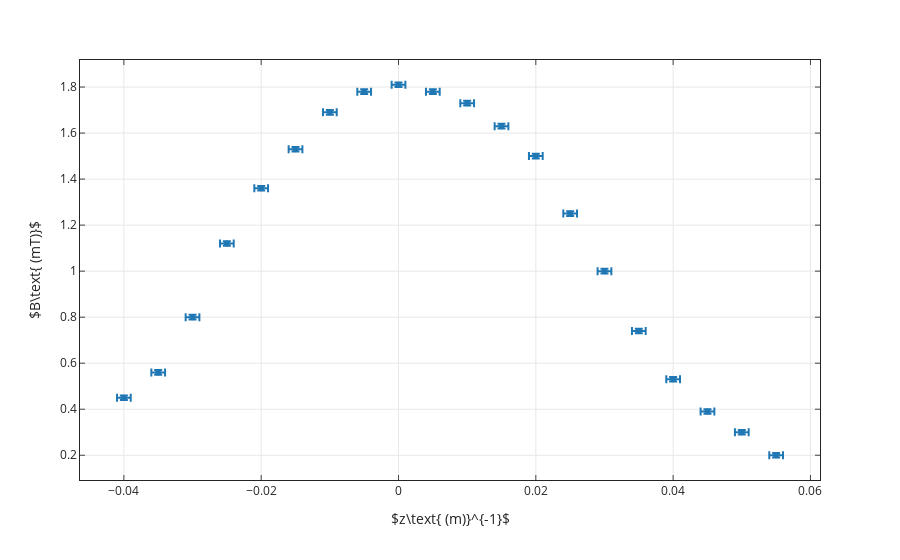

This figure's notebook cell:
### Code cell
name=f'{b10041=}'.split('=')[0]
I=0.98
N=100
L=0.064
R=0.041/2
analisi(b10041,name,I,N,L,R)
bobina(I,N,L,R,0)

### Figure 1 — Plotly figure (JSON) as saved in the notebook; plotly's stock layout.template omitted (floating-point values rounded to 4 significant figures)
{"data": [{"error_x": {"array": [0.001, 0.001, 0.001, 0.001, 0.001, 0.001, 0.001, 0.001, 0.001, 0.001, 0.001, 0.001, 0.001, 0.001, 0.001, 0.001, 0.001, 0.001, 0.001, 0.001, null]}, "error_y": {"array": [0.01, 0.01, 0.01, 0.01, 0.01, 0.01, 0.01, 0.01, 0.01, 0.01, 0.01, 0.01, 0.01, 0.01, 0.01, 0.01, 0.01, 0.01, 0.01, 0.01, null]}, "hovertemplate": "x=%{x}<br>y=%{y}<extra></extra>", "legendgroup": "", "marker": {"color": "#1F77B4", "symbol": "circle"}, "mode": "markers", "name": "", "orientation": "v", "showlegend": false, "type": "scatter", "x": [0.055, 0.05, 0.045, 0.04, 0.035, 0.03, 0.025, 0.02, 0.015, 0.01, 0.005, 0, -0.005, -0.01, -0.015, -0.02, -0.025, -0.03, -0.035, -0.04, null], "xaxis": "x", "y": [0.2, 0.3, 0.39, 0.53, 0.74, 1, 1.25, 1.5, 1.63, 1.73, 1.78, 1.81, 1.78, 1.69, 1.53, 1.36, 1.12, 0.8, 0.56, 0.45, null], "yaxis": "y"}, {"fill": "tonexty", "fillcolor": "lightskyblue", "mode": "none", "type": "scatter", "x": [null, null, null, null, null, null, null, null, null, null, null, null, null, null, null, null, null, null, null, null, null, null, null, null, null, null, null, null, null, null, null, null, null, null, null, null, null, null, null, null, null, null, null, null, null, null, null, null, null, null, null, null, null, null, null, null, null, null, null, null, null, null, null, null, null, null, null, null, null, null, null, null, null, null, null, null, null, null, null, null, null, null, null, null, null, null, null, null, null, null, null, null, null, null, null, null, null, null, null, null], "y": [null, null, null, null, null, null, null, null, null, null, null, null, null, null, null, null, null, null, null, null, null, null, null, null, null, null, null, null, null, null, null, null, null, null, null, null, null, null, null, null, null, null, null, null, null, null, null, null, null, null, null, null, null, null, null, null, null, null, null, null, null, null, null, null, null, null, null, null, null, null, null, null, null, null, null, null, null, null, null, null, null, null, null, null, null, null, null, null, null, null, null, null, null, null, null, null, null, null, null, null]}, {"fill": "tonexty", "fillcolor": "lightskyblue", "mode": "none", "type": "scatter", "x": [null, null, null, null, null, null, null, null, null, null, null, null, null, null, null, null, null, null, null, null, null, null, null, null, null, null, null, null, null, null, null, null, null, null, null, null, null, null, null, null, null, null, null, null, null, null, null, null, null, null, null, null, null, null, null, null, null, null, null, null, null, null, null, null, null, null, null, null, null, null, null, null, null, null, null, null, null, null, null, null, null, null, null, null, null, null, null, null, null, null, null, null, null, null, null, null, null, null, null, null], "y": [null, null, null, null, null, null, null, null, null, null, null, null, null, null, null, null, null, null, null, null, null, null, null, null, null, null, null, null, null, null, null, null, null, null, null, null, null, null, null, null, null, null, null, null, null, null, null, null, null, null, null, null, null, null, null, null, null, null, null, null, null, null, null, null, null, null, null, null, null, null, null, null, null, null, null, null, null, null, null, null, null, null, null, null, null, null, null, null, null, null, null, null, null, null, null, null, null, null, null, null]}], "layout": {"autosize": true, "legend": {"tracegroupgap": 0}, "margin": {"t": 60}, "showlegend": false, "xaxis": {"anchor": "y", "autorange": true, "domain": [0, 1], "mirror": "ticks", "range": [-0.04639, 0.06139], "showgrid": true, "showline": true, "ticks": "inside", "title": {"text": "$z\\text{ (m)}^{-1}$"}, "type": "linear"}, "yaxis": {"anchor": "x", "autorange": true, "domain": [0, 1], "mirror": "ticks", "range": [0.08585, 1.924], "showgrid": true, "showline": true, "ticks": "inside", "title": {"text": "$B\\text{ (mT)}$"}, "type": "linear"}}}
